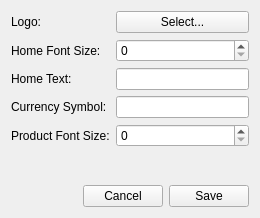
<?xml version="1.0" encoding="UTF-8"?>
<ui version="4.0">
 <class>SettingsWidget</class>
 <widget class="QWidget" name="SettingsWidget">
  <property name="geometry">
   <rect>
    <x>0</x>
    <y>0</y>
    <width>260</width>
    <height>218</height>
   </rect>
  </property>
  <property name="windowTitle">
   <string>Form</string>
  </property>
  <layout class="QVBoxLayout" name="verticalLayout">
   <item>
    <layout class="QFormLayout" name="formLayout">
     <item row="1" column="0">
      <widget class="QLabel" name="homeFontSizeLabel">
       <property name="text">
        <string>Home Font Size:</string>
       </property>
      </widget>
     </item>
     <item row="1" column="1">
      <widget class="QSpinBox" name="homeFontSizeSpinBox"/>
     </item>
     <item row="0" column="0">
      <widget class="QLabel" name="logoLabel">
       <property name="text">
        <string>Logo:</string>
       </property>
      </widget>
     </item>
     <item row="0" column="1">
      <widget class="QPushButton" name="selectLogoBtn">
       <property name="text">
        <string>Select...</string>
       </property>
      </widget>
     </item>
     <item row="2" column="0">
      <widget class="QLabel" name="homeTextLabel">
       <property name="text">
        <string>Home Text:</string>
       </property>
      </widget>
     </item>
     <item row="2" column="1">
      <widget class="QLineEdit" name="homeTextLineEdit"/>
     </item>
     <item row="3" column="0">
      <widget class="QLabel" name="currencySymbolLabel">
       <property name="text">
        <string>Currency Symbol:</string>
       </property>
      </widget>
     </item>
     <item row="3" column="1">
      <widget class="QLineEdit" name="currencySymbolLineEdit"/>
     </item>
     <item row="4" column="0">
      <widget class="QLabel" name="productFontSizeLabel">
       <property name="text">
        <string>Product Font Size:</string>
       </property>
      </widget>
     </item>
     <item row="4" column="1">
      <widget class="QSpinBox" name="productFontSizeSpinBox"/>
     </item>
    </layout>
   </item>
   <item>
    <spacer name="verticalSpacer">
     <property name="orientation">
      <enum>Qt::Vertical</enum>
     </property>
     <property name="sizeHint" stdset="0">
      <size>
       <width>20</width>
       <height>61</height>
      </size>
     </property>
    </spacer>
   </item>
   <item>
    <layout class="QHBoxLayout" name="horizontalLayout">
     <item>
      <spacer name="horizontalSpacer">
       <property name="orientation">
        <enum>Qt::Horizontal</enum>
       </property>
       <property name="sizeHint" stdset="0">
        <size>
         <width>40</width>
         <height>20</height>
        </size>
       </property>
      </spacer>
     </item>
     <item>
      <widget class="QPushButton" name="cancelBtn">
       <property name="text">
        <string>Cancel</string>
       </property>
      </widget>
     </item>
     <item>
      <widget class="QPushButton" name="saveBtn">
       <property name="text">
        <string>Save</string>
       </property>
      </widget>
     </item>
    </layout>
   </item>
  </layout>
 </widget>
 <resources/>
 <connections>
  <connection>
   <sender>saveBtn</sender>
   <signal>clicked()</signal>
   <receiver>SettingsWidget</receiver>
   <slot>save()</slot>
   <hints>
    <hint type="sourcelabel">
     <x>211</x>
     <y>156</y>
    </hint>
    <hint type="destinationlabel">
     <x>263</x>
     <y>147</y>
    </hint>
   </hints>
  </connection>
  <connection>
   <sender>cancelBtn</sender>
   <signal>clicked()</signal>
   <receiver>SettingsWidget</receiver>
   <slot>close()</slot>
   <hints>
    <hint type="sourcelabel">
     <x>119</x>
     <y>162</y>
    </hint>
    <hint type="destinationlabel">
     <x>69</x>
     <y>141</y>
    </hint>
   </hints>
  </connection>
  <connection>
   <sender>selectLogoBtn</sender>
   <signal>clicked()</signal>
   <receiver>SettingsWidget</receiver>
   <slot>selectLogo()</slot>
   <hints>
    <hint type="sourcelabel">
     <x>121</x>
     <y>28</y>
    </hint>
    <hint type="destinationlabel">
     <x>263</x>
     <y>19</y>
    </hint>
   </hints>
  </connection>
 </connections>
 <slots>
  <slot>save()</slot>
  <slot>selectLogo()</slot>
 </slots>
</ui>
